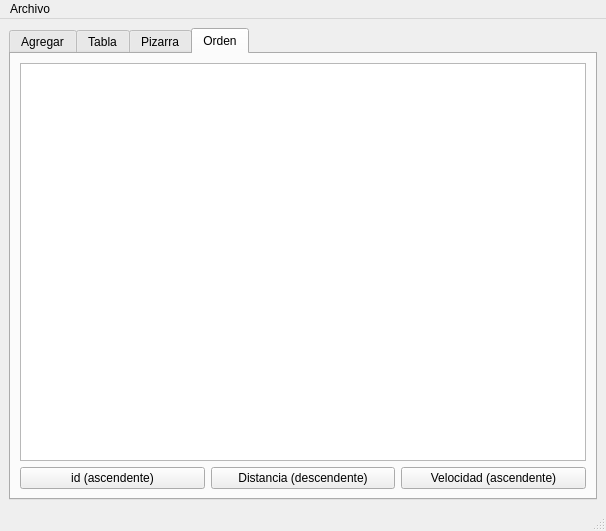
<?xml version="1.0" encoding="UTF-8"?>
<ui version="4.0">
 <class>MainWindow</class>
 <widget class="QMainWindow" name="MainWindow">
  <property name="geometry">
   <rect>
    <x>0</x>
    <y>0</y>
    <width>606</width>
    <height>531</height>
   </rect>
  </property>
  <property name="windowTitle">
   <string>MainWindow</string>
  </property>
  <widget class="QWidget" name="centralwidget">
   <layout class="QGridLayout" name="gridLayout_3">
    <item row="0" column="0">
     <widget class="QTabWidget" name="tabWidge">
      <property name="currentIndex">
       <number>3</number>
      </property>
      <widget class="QWidget" name="tab">
       <attribute name="title">
        <string>Agregar</string>
       </attribute>
       <widget class="QPlainTextEdit" name="salida">
        <property name="geometry">
         <rect>
          <x>257</x>
          <y>11</y>
          <width>301</width>
          <height>421</height>
         </rect>
        </property>
       </widget>
       <widget class="QGroupBox" name="groupBox">
        <property name="geometry">
         <rect>
          <x>11</x>
          <y>11</y>
          <width>241</width>
          <height>417</height>
         </rect>
        </property>
        <property name="title">
         <string>Particula.</string>
        </property>
        <layout class="QGridLayout" name="gridLayout">
         <item row="1" column="1">
          <widget class="QSpinBox" name="origen_x_spinBox">
           <property name="maximum">
            <number>1000</number>
           </property>
          </widget>
         </item>
         <item row="0" column="1">
          <widget class="QSpinBox" name="id_spinBox">
           <property name="maximum">
            <number>1000</number>
           </property>
          </widget>
         </item>
         <item row="4" column="0">
          <widget class="QLabel" name="label_5">
           <property name="text">
            <string>destino y:</string>
           </property>
          </widget>
         </item>
         <item row="1" column="0">
          <widget class="QLabel" name="label_2">
           <property name="text">
            <string>origen x:</string>
           </property>
          </widget>
         </item>
         <item row="5" column="0">
          <widget class="QLabel" name="label_6">
           <property name="text">
            <string>velocidad:</string>
           </property>
          </widget>
         </item>
         <item row="3" column="0">
          <widget class="QLabel" name="label_4">
           <property name="text">
            <string>destino x:</string>
           </property>
          </widget>
         </item>
         <item row="8" column="1">
          <widget class="QSpinBox" name="blue_spinBox"/>
         </item>
         <item row="2" column="0">
          <widget class="QLabel" name="label_3">
           <property name="text">
            <string>origen y:</string>
           </property>
          </widget>
         </item>
         <item row="8" column="0">
          <widget class="QLabel" name="label_9">
           <property name="text">
            <string>blue:</string>
           </property>
          </widget>
         </item>
         <item row="10" column="0" colspan="2">
          <widget class="QPushButton" name="agregar_inicio_pushButton">
           <property name="text">
            <string>Agregar inicio</string>
           </property>
          </widget>
         </item>
         <item row="2" column="1">
          <widget class="QSpinBox" name="origen_y_spinBox">
           <property name="maximum">
            <number>999</number>
           </property>
          </widget>
         </item>
         <item row="12" column="0" colspan="2">
          <widget class="QPushButton" name="mostrar_pushButton">
           <property name="text">
            <string>Mostrtar</string>
           </property>
          </widget>
         </item>
         <item row="5" column="1">
          <widget class="QSpinBox" name="velocidad_spinBox">
           <property name="maximum">
            <number>1000</number>
           </property>
          </widget>
         </item>
         <item row="4" column="1">
          <widget class="QSpinBox" name="destino_y_spinBox">
           <property name="maximum">
            <number>1000</number>
           </property>
          </widget>
         </item>
         <item row="7" column="0">
          <widget class="QLabel" name="label_8">
           <property name="text">
            <string>green:</string>
           </property>
          </widget>
         </item>
         <item row="0" column="0">
          <widget class="QLabel" name="label">
           <property name="text">
            <string>id:</string>
           </property>
          </widget>
         </item>
         <item row="7" column="1">
          <widget class="QSpinBox" name="green_spinBox">
           <property name="maximum">
            <number>1000</number>
           </property>
          </widget>
         </item>
         <item row="3" column="1">
          <widget class="QSpinBox" name="destino_x_spinBox">
           <property name="maximum">
            <number>1000</number>
           </property>
          </widget>
         </item>
         <item row="6" column="1">
          <widget class="QSpinBox" name="red_spinBox">
           <property name="maximum">
            <number>1000</number>
           </property>
          </widget>
         </item>
         <item row="6" column="0">
          <widget class="QLabel" name="label_7">
           <property name="text">
            <string>red:</string>
           </property>
          </widget>
         </item>
         <item row="11" column="0" colspan="2">
          <widget class="QPushButton" name="agregar_final_pushButton">
           <property name="text">
            <string>Agregar final</string>
           </property>
          </widget>
         </item>
        </layout>
       </widget>
      </widget>
      <widget class="QWidget" name="tab_2">
       <attribute name="title">
        <string>Tabla</string>
       </attribute>
       <layout class="QGridLayout" name="gridLayout_2">
        <item row="1" column="1">
         <widget class="QPushButton" name="buscar_pushButton">
          <property name="text">
           <string>Buscar</string>
          </property>
         </widget>
        </item>
        <item row="1" column="0">
         <widget class="QLineEdit" name="buscar_lineEdit">
          <property name="placeholderText">
           <string>ID de particula</string>
          </property>
         </widget>
        </item>
        <item row="1" column="2">
         <widget class="QPushButton" name="mostrar_tabla_pushButton">
          <property name="text">
           <string>Mostrar</string>
          </property>
         </widget>
        </item>
        <item row="0" column="0" colspan="3">
         <widget class="QTableWidget" name="tabla"/>
        </item>
       </layout>
      </widget>
      <widget class="QWidget" name="tab_3">
       <attribute name="title">
        <string>Pizarra</string>
       </attribute>
       <layout class="QGridLayout" name="gridLayout_4">
        <item row="0" column="0" colspan="2">
         <widget class="QGraphicsView" name="graphicsView"/>
        </item>
        <item row="1" column="0">
         <widget class="QPushButton" name="dibujar">
          <property name="text">
           <string>Dibujar</string>
          </property>
         </widget>
        </item>
        <item row="1" column="1">
         <widget class="QPushButton" name="limpiar">
          <property name="text">
           <string>Limpiar</string>
          </property>
         </widget>
        </item>
       </layout>
      </widget>
      <widget class="QWidget" name="tab_4">
       <attribute name="title">
        <string>Orden</string>
       </attribute>
       <layout class="QGridLayout" name="gridLayout_5">
        <item row="1" column="0">
         <widget class="QPushButton" name="id_ascendente_pushButton">
          <property name="text">
           <string>id (ascendente)</string>
          </property>
         </widget>
        </item>
        <item row="1" column="1">
         <widget class="QPushButton" name="distancia_descendente_pushButton">
          <property name="text">
           <string>Distancia (descendente)</string>
          </property>
         </widget>
        </item>
        <item row="1" column="2">
         <widget class="QPushButton" name="velocidad_ascendente_pushButton">
          <property name="text">
           <string>Velocidad (ascendente)</string>
          </property>
         </widget>
        </item>
        <item row="0" column="0" colspan="3">
         <widget class="QTableWidget" name="tabla2"/>
        </item>
       </layout>
      </widget>
     </widget>
    </item>
   </layout>
  </widget>
  <widget class="QMenuBar" name="menubar">
   <property name="geometry">
    <rect>
     <x>0</x>
     <y>0</y>
     <width>606</width>
     <height>26</height>
    </rect>
   </property>
   <widget class="QMenu" name="menuArchivo">
    <property name="title">
     <string>Archivo</string>
    </property>
    <addaction name="actionAbrir"/>
    <addaction name="actionGuardar"/>
   </widget>
   <addaction name="menuArchivo"/>
  </widget>
  <widget class="QStatusBar" name="statusbar"/>
  <action name="actionAbrir">
   <property name="text">
    <string>Abrir</string>
   </property>
   <property name="shortcut">
    <string>Ctrl+O</string>
   </property>
  </action>
  <action name="actionGuardar">
   <property name="text">
    <string>Guardar</string>
   </property>
   <property name="shortcut">
    <string>Ctrl+S</string>
   </property>
  </action>
 </widget>
 <resources/>
 <connections/>
</ui>
